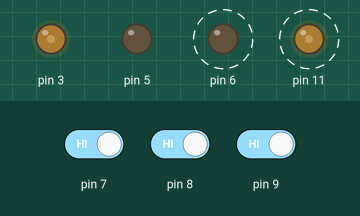
Bench run of a sketch on a simulated Arduino Uno, built with avr-gcc and run on an emulated ATmega328P. On the bench: output pins drawn as LEDs (lit = HIGH). Dashed ring = blinking. The test bench sets the inputs (shaded band); at power-on: pin 9 HIGH, pin 8 HIGH, pin 7 HIGH.

Above: at 1.3 s.
1.7 s: pin 9 driven LOW
At 2.3 s:
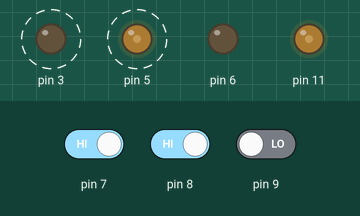
4.7 s: pin 8 driven LOW
At 4.7 s:
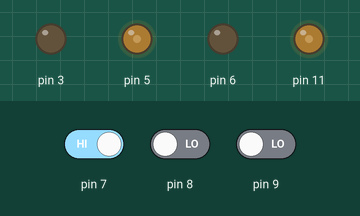
6.2 s: pin 7 driven LOW
At 6.6 s:
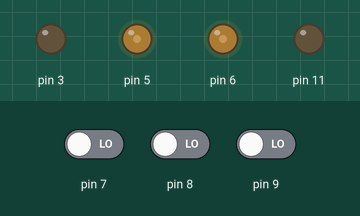
7.7 s: pin 7 driven HIGH
At 8.9 s:
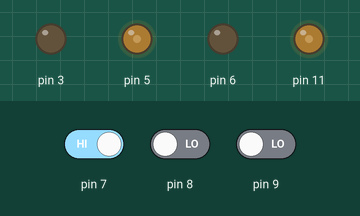
9.2 s: pin 8 driven HIGH
At 9.4 s:
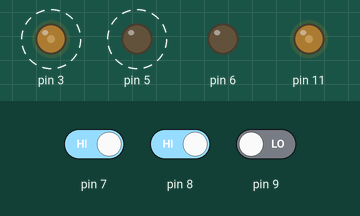
Timing chart, 0 to 13.2 s (numbered marks = the images above; inputs shaded):
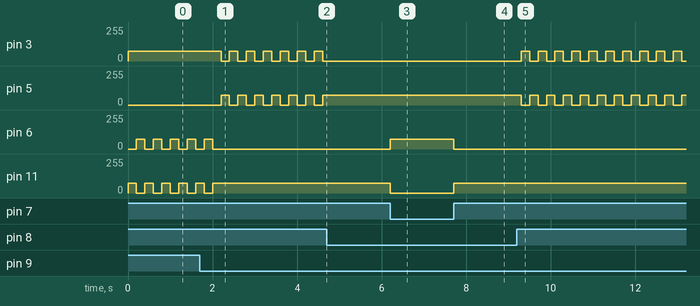

Measured:
- after the input at 1.7 s, pin 3, pin 5: alternates 75/255 for 0.20 s and 0/255 for 0.20 s, starting after 0.50 s; pin 6: goes on until 2.0 s, then stays 0/255; pin 11: goes on until 2.0 s, then stays 75/255
- after the input at 4.7 s, pin 3: stops changing and stays 0/255; pin 5: stops changing and stays 75/255
- after the input at 6.2 s, pin 6: 0/255 → 75/255 at once; pin 11: 75/255 → 0/255 at once
- after the input at 7.7 s, pin 6: 75/255 → 0/255 at once; pin 11: 0/255 → 75/255 at once
- after the input at 9.2 s, pin 3, pin 5: alternates 75/255 for 0.20 s and 0/255 for 0.20 s, starting after 0.10 s
- by itself, pin 6, pin 11: alternates 75/255 for 0.20 s and 0/255 for 0.20 s

The sketch:

_4_Obstacle_Avoider.ino
```cpp
#include <DUArduino.h>
void setup() {
  // put your setup code here, to run once:
  pinMode(lmt1,OUTPUT);
  pinMode(lmt2,OUTPUT);
  pinMode(rmt1,OUTPUT);
  pinMode(rmt2,OUTPUT);
  pinMode(8, INPUT);
}

void loop() {
  left_sensor = digitalRead(7);
  centre_sensor = digitalRead(8);
  right_sensor = digitalRead(9);
  if(left_sensor == LOW && centre_sensor == LOW && right_sensor == LOW) {
    goForward();
  }
  else if(left_sensor == HIGH && centre_sensor == LOW && right_sensor == LOW) {
      turnRight();
      delay(200);
  }
  else if(left_sensor == LOW && centre_sensor == LOW && right_sensor == HIGH) {
      turnLeft();
      delay(200);
  }
  else if(left_sensor == HIGH && centre_sensor == HIGH && right_sensor == LOW) {
     goBackward();
      delay(200);
      turnRight();
      delay(200);
  }
  //if(left_sensor == LOW && centre_sensor == HIGH && right_sensor == LOW) {
  else {
      goBackward();
      delay(200);
      turnLeft();
      delay(200);
  }
}
```
